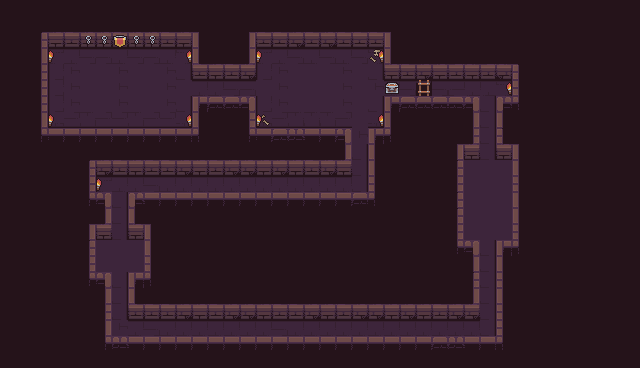

Below is a game level as drawn by its tile map, then a one-line description and the .tmx that defines it (tile-layer data replaced by summaries):
An orthogonal 40x23 tile map with 16x16 px tiles, 3 tile layers (Tile Layer 1, Tile Layer 2, Tile Layer 3) and 46 objects (player, goal, box0, box1, box2, ...).

<map version="1.10" tiledversion="1.10.2" orientation="orthogonal" renderorder="right-down" width="40" height="23" tilewidth="16" tileheight="16" infinite="0" nextlayerid="6" nextobjectid="91">
 <tileset firstgid="1" name="Dungeon_Tileset" tilewidth="16" tileheight="16" tilecount="100" columns="10">
  <image source="Dungeon_Tileset.png" width="160" height="160" />
 </tileset>
 <layer id="1" name="Tile Layer 1" width="40" height="23">
  <data>[920 cells, 920 non-empty, 35 distinct tile ids]</data>
 </layer>
 <layer id="5" name="Tile Layer 2" width="40" height="23">
  <data>[920 cells, 4 non-empty, 4 distinct tile ids]</data>
 </layer>
 <objectgroup id="2" name="block">
  <object id="1" name="player" x="66.0777" y="82.6774" width="10.8333" height="10.8333" />
  <object id="18" x="47.746" y="47.746">
   <polygon points="0,0 0.254014,80.254 -15.746,80.254 -15.746,0.254014" />
  </object>
  <object id="19" x="192.731" y="48.3283">
   <polygon points="0,0 -144.731,-0.328254 -144.731,-16.3283 -0.730746,-16.3283" />
  </object>
  <object id="20" x="48" y="128">
   <polygon points="0,0 144,0 144,16 0,16" />
  </object>
  <object id="21" x="193.313" y="96.0742">
   <polygon points="0,0 14.687,-0.0742392 14.687,31.9258 -1.31301,31.9258" />
  </object>
  <object id="23" x="192.097" y="79.7707">
   <polygon points="0,0 -0.0979542,-15.7707 63.2354,-15.7707 63.2354,0.229268" />
  </object>
  <object id="25" x="496.973" y="96.7309">
   <polygon points="0,0 0.359551,62.2691 16.3596,62.2691 16.3596,-0.0642719" />
  </object>
  <object id="26" x="255.033" y="96.0742">
   <polygon points="0,0 -63.0334,-0.0742392 -63.0334,15.9258 0.966565,15.9258" />
  </object>
  <object id="28" x="255.033" y="172.796">
   <polygon points="0,0 0.966565,-76.7966 -15.0334,-76.7966 -15.0334,1.87013" />
  </object>
  <object id="29" x="90.5849" y="159.124">
   <polygon points="5.74844,-0.123732 165.748,-0.123732 165.748,15.8763 5.74844,15.8763" />
  </object>
  <object id="32" x="272.501" y="193.481">
   <polygon points="0,0 -144.501,-0.148478 -144.501,15.8515 -0.501478,15.8515" />
  </object>
  <object id="33" x="96.6565" y="160.124">
   <polygon points="0,0 -0.656507,47.8763 -16.6565,47.8763 -16.6565,-0.123732" />
  </object>
  <object id="35" x="80.353" y="192.148">
   <polygon points="0,0 31.647,-0.148478 31.647,15.8515 -0.353,15.8515" />
  </object>
  <object id="36" x="95.3333" y="337">
   <polygon points="0,0 16,0 16,-64 0,-64" />
  </object>
  <object id="38" x="160.124" y="304.526">
   <polygon points="0,0 -0.0613422,-32.5262 -31.7904,-32.5262 -31.7904,-1.03569" />
  </object>
  <object id="42" x="478.775" y="319.227">
   <polygon points="0,0 -175.108,0.105536 -175.108,-15.8945 -0.00432873,-15.8945" />
  </object>
  <object id="43" x="145.849" y="271.337">
   <polygon points="0,0 -0.182717,-31.3369 5.37285,-31.3369 16.484,-31.3369 16.484,0.663058" />
  </object>
  <object id="44" x="128.5" y="303.5">
   <polygon points="0,0 175,0 175,16 0,16 0,0" />
  </object>
  <object id="46" x="457.713" y="302.81">
   <polygon points="0,0 21.2875,-0.100556 21.6208,-62.31 -0.0460776,-62.31" />
  </object>
  <object id="47" x="496.834" y="242.6">
   <polygon points="0,0 -0.167554,94.7344 21.4991,94.7344 21.4991,-1.43268" />
  </object>
  <object id="49" x="105.845" y="337.416">
   <polygon points="0,0 396.489,0.917072 396.489,16.9171 -0.844984,16.9171" />
  </object>
  <object id="51" x="192.148" y="32.607">
   <polygon points="0,0 -0.148478,47.393 15.8515,47.393 15.8515,-0.607015" />
  </object>
  <object id="61" x="401.833" y="32">
   <polygon points="0,0 -16.5,0 -16.5,96 -0.5,96" />
  </object>
  <object id="65" x="128.667" y="239.614">
   <polygon points="0,0 31.3333,0.386111 31.3333,-45.9472 -0.666667,-45.9472" />
  </object>
  <object id="67" name="goal" x="410" y="78.6667" width="13.6667" height="17.3333" />
  <object id="68" name="box0" x="178.75" y="82.667" width="10.5" height="11" />
  <object id="69" name="box1" x="258.75" y="81.833" width="10.5" height="11" />
  <object id="70" name="box2" x="354.583" y="129.667" width="10.5" height="11" />
  <object id="71" name="box3" x="114.25" y="195.5" width="10.5" height="11" />
  <object id="73" name="box4" x="482.417" y="306.667" width="10.5" height="11" />
  <object id="74" x="394.667" y="46.6667">
   <polygon points="0,0 -144.731,-0.328254 -144.731,-16.3283 -0.730746,-16.3283" />
  </object>
  <object id="75" x="239" y="32.3333">
   <polygon points="0,0 -0.148478,47.393 15.8515,47.393 15.8515,-0.607015" />
  </object>
  <object id="76" x="351.667" y="144.667">
   <polygon points="0,0 -144.731,-0.328254 -144.731,-16.3283 -0.730746,-16.3283" />
  </object>
  <object id="77" x="351.667" y="175">
   <polygon points="0,0 -144.731,-0.616402 -144.731,-30.6616 -0.730746,-30.6616" />
  </object>
  <object id="78" x="374.333" y="209.667">
   <polygon points="0,0 -144.731,-0.328254 -144.731,-16.3283 -0.730746,-16.3283" />
  </object>
  <object id="79" x="368.333" y="128.684">
   <polygon points="0,0 0.359551,64.267 16.3596,64.267 16.3596,-0.0663341" />
  </object>
  <object id="80" x="79.3333" y="272.667">
   <polygon points="0,0 0,-48 16,-48 16,0" />
  </object>
  <object id="81" x="96" y="240">
   <polygon points="0,0 0,-32 15.6667,-32 15.6667,0" />
  </object>
  <object id="83" x="513" y="144.049">
   <polygon points="0,0 0.359551,95.901 16.3596,95.901 16.3596,-0.0989856" />
  </object>
  <object id="84" x="447.333" y="144.381">
   <polygon points="0,0 0.359551,94.902 16.3596,94.902 16.3596,-0.0979545" />
  </object>
  <object id="85" x="463" y="96.6821">
   <polygon points="0,0 0.359551,62.935 16.3596,62.935 16.3596,-0.0649593" />
  </object>
  <object id="86" x="512.667" y="63.6667">
   <polygon points="0,0 0.359551,47.9505 16.3596,47.9505 16.3596,-0.0494928" />
  </object>
  <object id="87" x="512.667" y="79">
   <polygon points="0,0 -126.731,-0.328254 -126.731,-16.3283 -0.639864,-16.3283" />
  </object>
  <object id="88" x="463" y="113.667">
   <polygon points="0,0 -61.0643,-0.328254 -61.0643,-16.3283 -0.308313,-16.3283" />
  </object>
  <object id="89" name="box5" x="482.75" y="146.5" width="10.5" height="11" />
  <object id="90" name="box6" x="482.75" y="113.5" width="10.5" height="11" />
 </objectgroup>
 <layer id="4" name="Tile Layer 3" width="40" height="23">
  <data>[920 cells, 15 non-empty, 3 distinct tile ids]</data>
 </layer>
</map>
